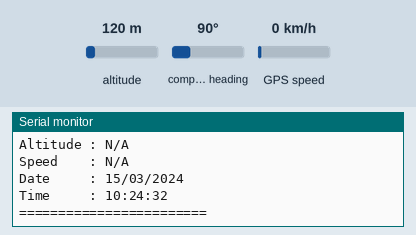
Bench run of a sketch on a simulated ESP32. On the bench: the last lines printed to the serial monitor. Inputs (shaded band) come from the test bench; at power-on: altitude 120 m, GPS speed 0 km/h, compass heading 90°. The GPS gets a fix after 3 s at 37.7749, -122.4194 with 8 satellites.

Above: at 2.2 s.
2.3 s: altitude set to 20 m
At 3.8 s:
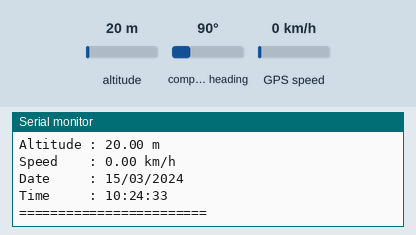
4.5 s: GPS speed set to 2 km/h
At 5.6 s:
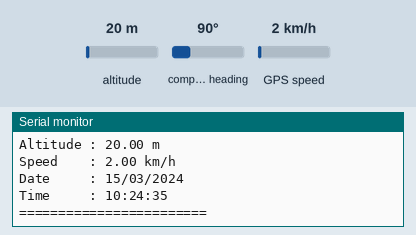
6.0 s: altitude set to 250 m
At 6.4 s:
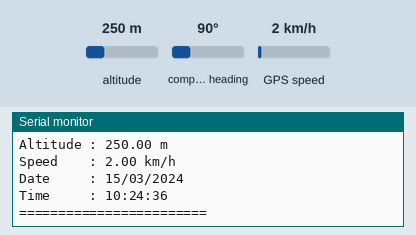
Timing chart, 0 to 9.0 s (numbered marks = the images above; inputs shaded):
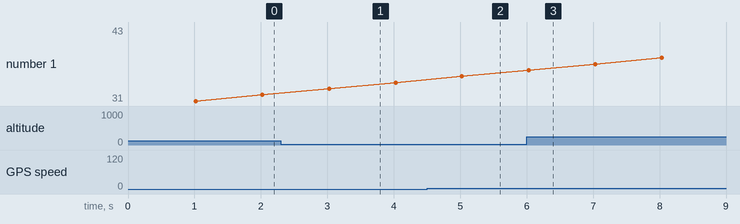

The sketch:

TS100_GPS.ino
```cpp
#include <Arduino.h>
#include <TinyGPS++.h>

// UART pins for ESP32
constexpr int RXD2 = 16;
constexpr int TXD2 = 17;
constexpr uint32_t GPS_BAUD = 38400;

// Objects
HardwareSerial gpsSerial(2);
TinyGPSPlus gps;

// Timing
unsigned long lastPrint = 0;

void setup()
{
    Serial.begin(115200);
    delay(1000);

    Serial.println("\n[BOOT] ESP32 GPS Tracker Starting...");

    gpsSerial.begin(GPS_BAUD, SERIAL_8N1, RXD2, TXD2);
    Serial.printf("[INFO] GPS UART started at %lu baud\n", GPS_BAUD);
}

void loop()
{
    // Feed GPS data to parser
    while (gpsSerial.available())
    {
        char c = gpsSerial.read();
        gps.encode(c);
    }

    // Print every 1 second
    if (millis() - lastPrint > 1000)
    {
        lastPrint = millis();

        Serial.println("\n====== GPS STATUS ======");

        // Location
        if (gps.location.isValid())
        {
            Serial.print("Latitude : ");
            Serial.println(gps.location.lat(), 6);

            Serial.print("Longitude: ");
            Serial.println(gps.location.lng(), 6);
        }
        else
        {
            Serial.println("Location : INVALID (waiting for fix)");
        }

        // Satellites
        Serial.print("Satellites: ");
        if (gps.satellites.isValid())
            Serial.println(gps.satellites.value());
        else
            Serial.println("N/A");

        // Altitude
        Serial.print("Altitude : ");
        if (gps.altitude.isValid())
            Serial.print(gps.altitude.meters()), Serial.println(" m");
        else
            Serial.println("N/A");

        // Speed
        Serial.print("Speed    : ");
        if (gps.speed.isValid())
            Serial.print(gps.speed.kmph()), Serial.println(" km/h");
        else
            Serial.println("N/A");

        // Date
        Serial.print("Date     : ");
        if (gps.date.isValid())
        {
            Serial.printf("%02d/%02d/%02d\n",
                          gps.date.day(),
                          gps.date.month(),
                          gps.date.year());
        }
        else
        {
            Serial.println("N/A");
        }

        // Time
        Serial.print("Time     : ");
        if (gps.time.isValid())
        {
            Serial.printf("%02d:%02d:%02d\n",
                          gps.time.hour(),
                          gps.time.minute(),
                          gps.time.second());
        }
        else
        {
            Serial.println("N/A");
        }

        Serial.println("========================");
    }
}
```

Measured:
- after the input at 2.3 s, the serial monitor: prints a new line after 0.72 s (image 1)
- after the input at 4.5 s, the serial monitor: prints a new line after 0.52 s (image 2)
- after the input at 6.0 s, the serial monitor: prints a new line at once (image 3)
